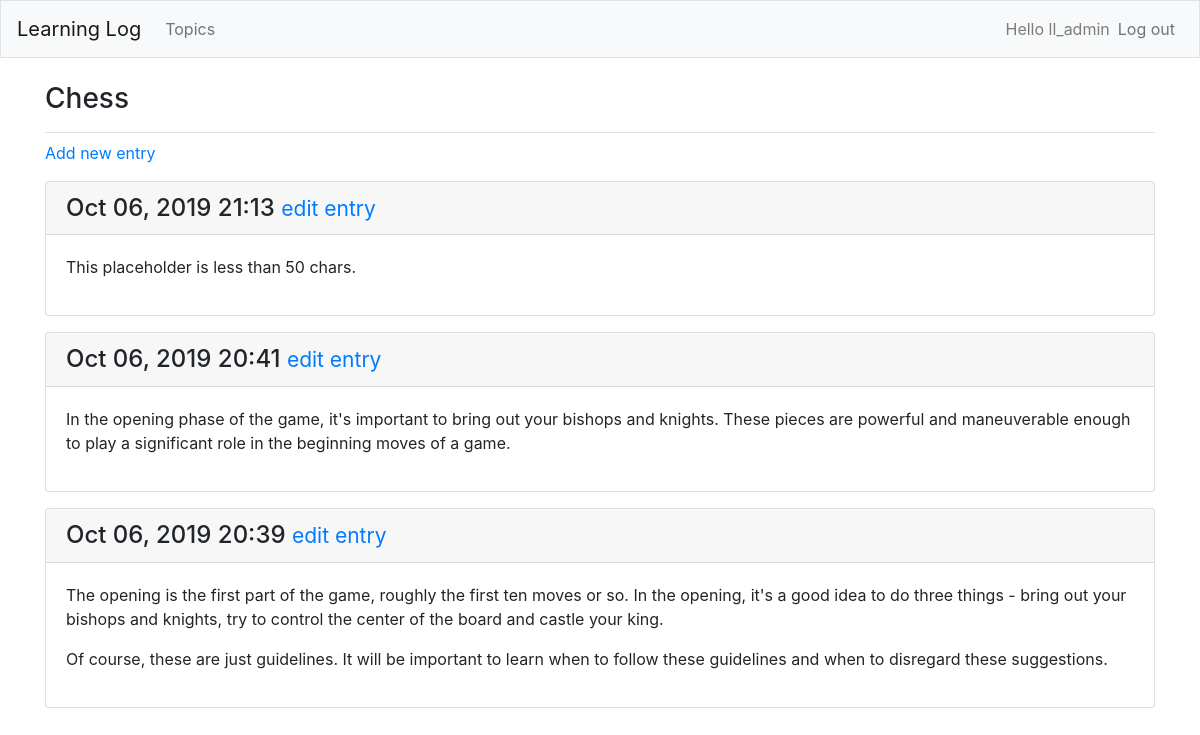
Page /topics/1/ (signed in) on the earlier database version.
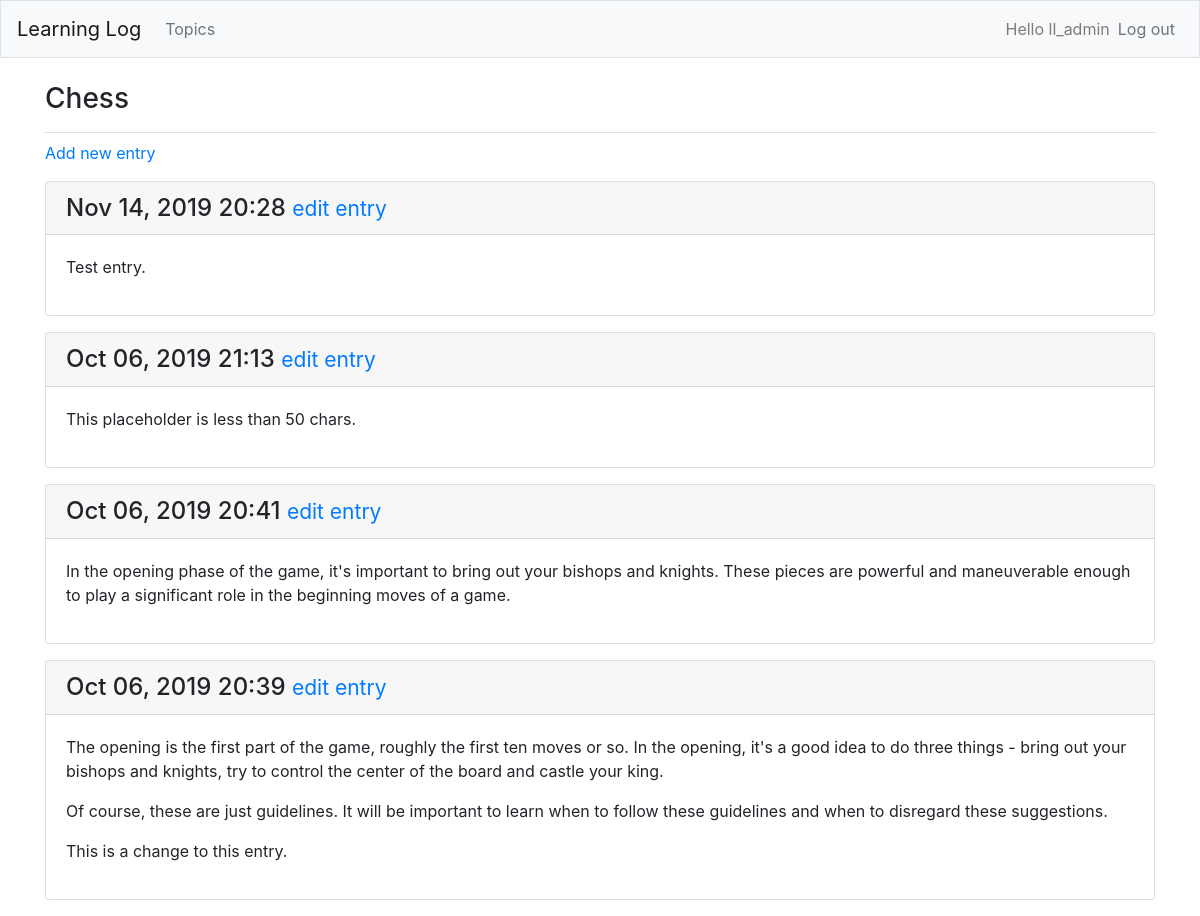
Same page on the later database version.
### learning_logs/models.py (models this page shows, shortened)
class Entry(models.Model):
    topic = models.ForeignKey(Topic, on_delete=models.CASCADE)
    text = models.TextField()
    date_added = models.DateTimeField(auto_now_add=True)
    class Meta:
        verbose_name_plural = 'entries'

### learning_logs/views.py (the view)
# urls.py: path('topics/<int:topic_id>/', views.topic, name='topic'),
@login_required
def topic(request, topic_id):
    topic = Topic.objects.get(id=topic_id)
    if topic.owner != request.user:
        raise Http404
    entries = topic.entry_set.order_by('-date_added')
    context = {'topic': topic, 'entries': entries}
    return render(request, 'learning_logs/topic.html', context)

### learning_logs/models.py (called while the page is built)
    def __str__(self):
        return self.text

### learning_logs/templates/learning_logs/topic.html
{% extends 'learning_logs/base.html' %}
{% block page_header %}
  <h3>{{ topic }}</h3>
{% endblock page_header %}
{% block content %}
  <p>
    <a href="{% url 'learning_logs:new_entry' topic.id %}">Add new entry</a>
  </p>
  {% for entry in entries %}
    <div class="card mb-3">
      <h4 class="card-header">
        {{ entry.date_added|date:'M d, Y H:i' }}
        <small><a href="{% url 'learning_logs:edit_entry' entry.id %}">edit entry</a></small>
      </h4>
      <div class="card-body">
        {{ entry.text|linebreaks }}
      </div>
    </div>
  {% empty %}
    <p>There are no entries for this topic yet.</p>
  {% endfor %}
{% endblock content %}

Differences in the rows shown:
added Entry: date_added "Nov 14, 2019 20:28", text "Test entry."
changed Entry: text "…to disregard these suggestions." → "…to disregard these suggestions. This is a change to this entry."
